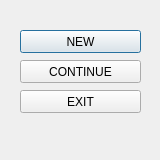
<?xml version="1.0" encoding="UTF-8"?>
<ui version="4.0">
 <class>menu</class>
 <widget class="QDialog" name="menu">
  <property name="windowModality">
   <enum>Qt::WindowModal</enum>
  </property>
  <property name="enabled">
   <bool>true</bool>
  </property>
  <property name="geometry">
   <rect>
    <x>0</x>
    <y>0</y>
    <width>160</width>
    <height>160</height>
   </rect>
  </property>
  <property name="sizePolicy">
   <sizepolicy hsizetype="Fixed" vsizetype="Fixed">
    <horstretch>0</horstretch>
    <verstretch>0</verstretch>
   </sizepolicy>
  </property>
  <property name="minimumSize">
   <size>
    <width>160</width>
    <height>160</height>
   </size>
  </property>
  <property name="maximumSize">
   <size>
    <width>160</width>
    <height>160</height>
   </size>
  </property>
  <property name="focusPolicy">
   <enum>Qt::NoFocus</enum>
  </property>
  <property name="windowTitle">
   <string>MENU</string>
  </property>
  <property name="modal">
   <bool>true</bool>
  </property>
  <widget class="QPushButton" name="new_g">
   <property name="geometry">
    <rect>
     <x>20</x>
     <y>30</y>
     <width>121</width>
     <height>23</height>
    </rect>
   </property>
   <property name="focusPolicy">
    <enum>Qt::StrongFocus</enum>
   </property>
   <property name="text">
    <string>NEW</string>
   </property>
   <property name="shortcut">
    <string>N</string>
   </property>
  </widget>
  <widget class="QPushButton" name="continue_2">
   <property name="geometry">
    <rect>
     <x>20</x>
     <y>60</y>
     <width>121</width>
     <height>23</height>
    </rect>
   </property>
   <property name="focusPolicy">
    <enum>Qt::StrongFocus</enum>
   </property>
   <property name="text">
    <string>CONTINUE</string>
   </property>
   <property name="shortcut">
    <string>C</string>
   </property>
  </widget>
  <widget class="QPushButton" name="exit">
   <property name="geometry">
    <rect>
     <x>20</x>
     <y>90</y>
     <width>121</width>
     <height>23</height>
    </rect>
   </property>
   <property name="focusPolicy">
    <enum>Qt::StrongFocus</enum>
   </property>
   <property name="text">
    <string>EXIT</string>
   </property>
   <property name="shortcut">
    <string>E</string>
   </property>
  </widget>
 </widget>
 <resources/>
 <connections/>
</ui>
